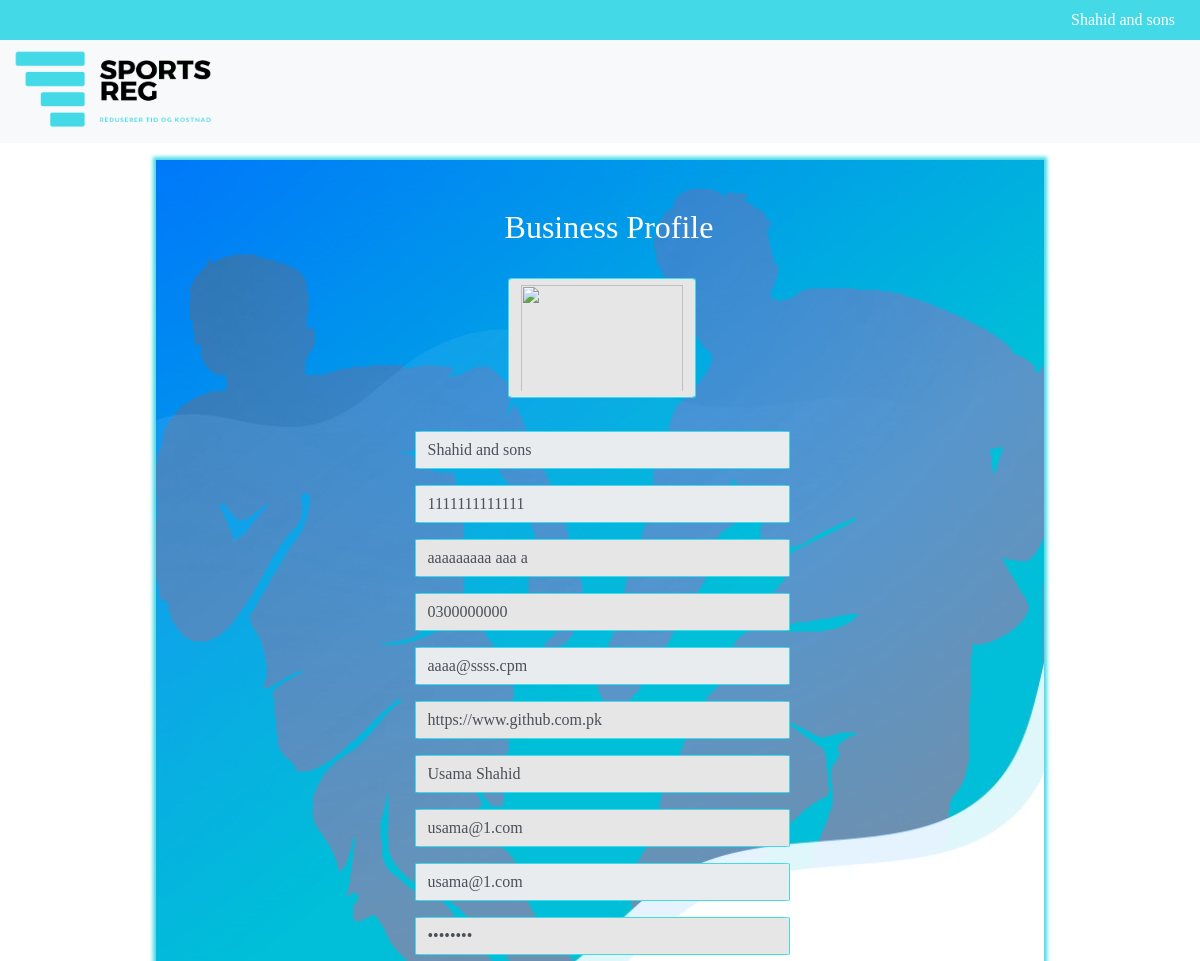
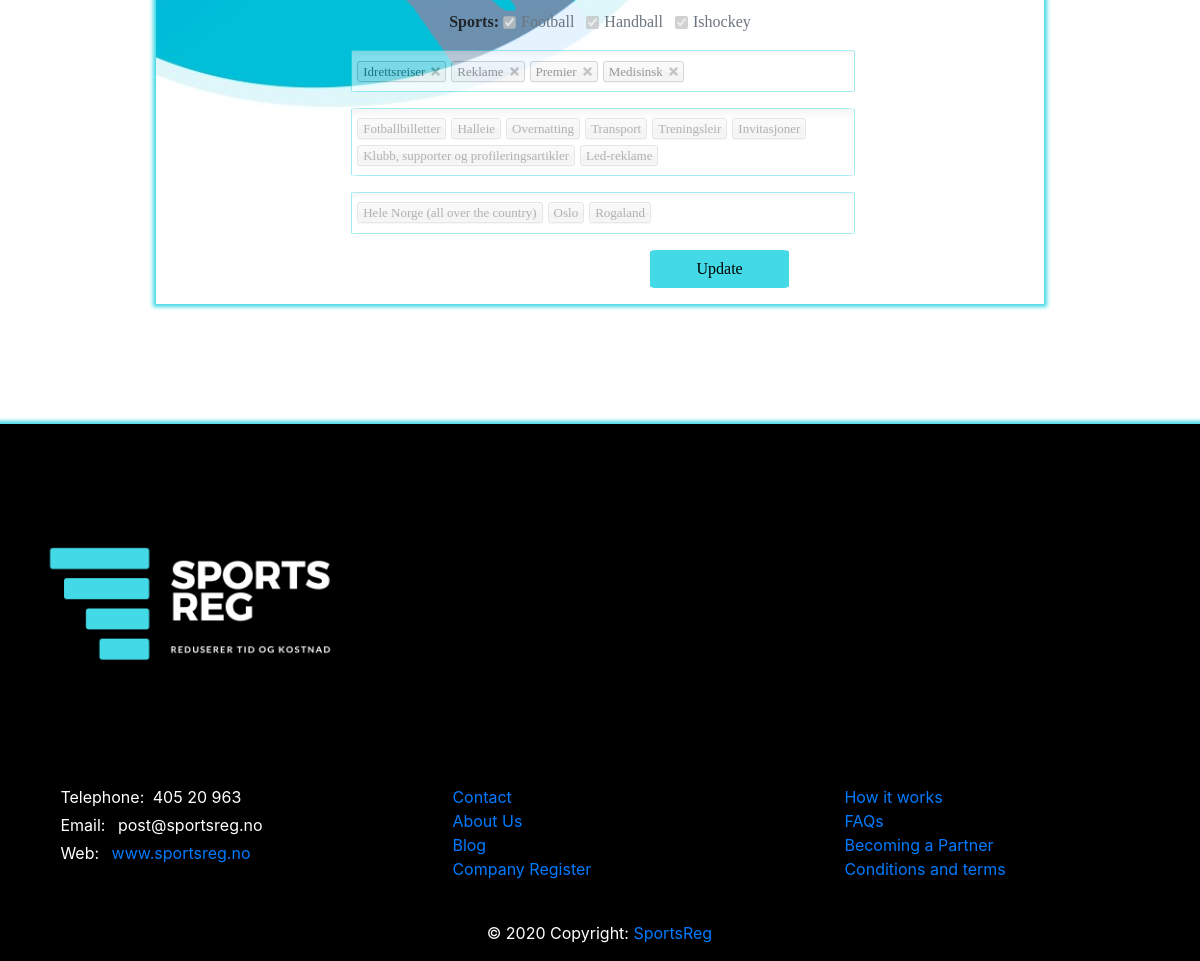
Page /businessprofile.php (signed in) on the committed database (2 pictures, top to bottom).
### tables this page shows
CREATE TABLE `business_categories` (
  `business_category_id` int(11) NOT NULL,
  `business_id` int(11) NOT NULL,
  `category_id` int(11) NOT NULL
);

CREATE TABLE `category` (
  `category_id` int(11) NOT NULL,
  `category_name` varchar(50) NOT NULL
);

CREATE TABLE `business_products` (
  `business_products_id` int(11) NOT NULL,
  `business_id` int(11) NOT NULL,
  `product_id` int(11) NOT NULL,
  `category_id` int(11) NOT NULL
);

CREATE TABLE `products` (
  `product_id` int(11) NOT NULL,
  `category_id` int(11) NOT NULL,
  `product_name` varchar(50) NOT NULL,
  `form_name` varchar(40) NOT NULL DEFAULT 'genericform2.php',
  `sports` varchar(40) NOT NULL DEFAULT 'Football'
);

CREATE TABLE `business_counties` (
  `business_counties_id` int(11) NOT NULL,
  `business_id` int(11) NOT NULL,
  `county_name` varchar(50) NOT NULL
);

### db.php (called while the page is built, shortened)
<?php
    class db extends mysqli {
        private static $instance = null;
        public static function getInstance() {
        if (!self::$instance instanceof self) {
                self::$instance = new self;
        }
            return self::$instance;
        }
        public function get_result($query)
        {
            $result = $this->query($query);
            if ($result->num_rows > 0){
                return $result;
            } else
            return null;
        }
    }
    ?>

### businessprofile.php (the view, shortened to what this page needs)
<!DOCTYPE html>
<html>
<head>
    <link rel="stylesheet" href="https://maxcdn.bootstrapcdn.com/bootstrap/4.0.0/css/bootstrap.min.css">
    <link rel='stylesheet' type='text/css' media='screen' href='./chosen/chosen.css'>
    <link rel='stylesheet' type='text/css' media='screen' href='index.css'>
    <link rel='stylesheet' type='text/css' media='screen' href='regbusiness.css'>
</head>
<body>
<?php
require_once("./homeheader.php");
require_once("./db.php");
$query = "Select * from business_categories where business_id = \"{$_SESSION["userdata"]["business_id"]}\";";
$pdata = (db::getInstance()->get_result($query));
$sportquery = "Select * from business_sports where business_id = \"{$_SESSION["userdata"]["business_id"]}\" and sports_name = \"Football\";";
$footballdata = (db::getInstance()->get_result($sportquery));
$sportquery = "Select * from business_sports where business_id = \"{$_SESSION["userdata"]["business_id"]}\" and sports_name = \"Handball\";";
$handballdata = (db::getInstance()->get_result($sportquery));
$sportquery = "Select * from business_sports where business_id = \"{$_SESSION["userdata"]["business_id"]}\" and sports_name = \"Ishockey\";";
$ishockeydata = (db::getInstance()->get_result($sportquery));
?>
<div class="container" id="regform-container">
    <div class="container pl-5 pr-0" id="outline-register">
        <div class="row mt-5 mb-3 pt-5 pb-2 col-12 d-flex justify-content-center">
            <h2 class="text-white">Business Profile</h2>
        </div>
        <div class="row d-flex col-12 justify-content-center">
            <form class="col-12" method="POST" action="<?php echo $_SERVER['PHP_SELF']; ?>">
                <div class="form-group row d-flex col-12 justify-content-center">
                    <img class=" reginput-border form-control ml-3 col-4 col-md-3" height="120" width="120" src="./uploads/<?php echo($_SESSION["userdata"]["logo_name"]) ;?>">
                </div>
                <div class="form-group row d-flex col-12 justify-content-center">
                </div>
                <div class="form-group row d-flex col-12 justify-content-center">
                    <input type="text" class=" reginput-border form-control ml-3 col-11 col-md-6" value="<?php echo($_SESSION["userdata"]["business_name"]) ;?>" name="bname" id="bname" placeholder="Business Name" disabled required>
                </div>
                <div class="form-group row d-flex col-12 justify-content-center">
                <input type="text" class=" reginput-border form-control ml-3 col-11 col-md-6" value="<?php echo($_SESSION["userdata"]["vat"]) ;?>" name="vat" id="vat" placeholder="VAT number" disabled required>
                </div>
                <div class="form-group row d-flex col-12 justify-content-center">
                <input type="text" class=" reginput-border form-control ml-3 col-11 col-md-6" value="<?php echo($_SESSION["userdata"]["address"]) ;?>" name="address" id="address" placeholder="Adresse" required>
                </div>
                <div class="form-group row d-flex col-12 justify-content-center">
                <input type="tel" class=" reginput-border form-control ml-3 col-11 col-md-6" value="<?php echo($_SESSION["userdata"]["telephone"]) ;?>" name="btelephone" id="btelephone" placeholder="Telephone" required>
                </div>
                <div class="form-group row d-flex col-12 justify-content-center">
                <input type="email" class=" reginput-border form-control ml-3 col-11 col-md-6" value="<?php echo($_SESSION["userdata"]["business_email"]) ;?>" name="bemail" id="bemail" placeholder="Email (business contact email)" disabled required>
                </div>
                <div class="form-group row d-flex col-12 justify-content-center">
                <input type="url" class=" reginput-border form-control ml-3 col-11 col-md-6" value="<?php echo($_SESSION["userdata"]["website"]) ;?>" name="website" id="website" placeholder="Website (http://www.website.com)" required>
                </div>
                <div class="form-group row d-flex col-12 justify-content-center">
                <input type="text" class=" reginput-border form-control ml-3 col-11 col-md-6" value="<?php echo($_SESSION["userdata"]["contact_person"]) ;?>" name="bperson" id="bperson" placeholder="Contact person" required>
                </div>
                <div class="form-group row d-flex col-12 justify-content-center">
                <input type="email" class=" reginput-border form-control ml-3 col-11 col-md-6" value="<?php echo($_SESSION["userdata"]["contact_email"]) ;?>" name="contactemail" id="contactemail" placeholder="Email (contact person)" required>
                </div>
                <div class="form-group row d-flex col-12 justify-content-center">
                <input type="email" class=" reginput-border form-control ml-3 col-11 col-md-6" value="<?php echo($_SESSION["userdata"]["email"]) ;?>"  id="useremail" placeholder="Email (Username)" disabled required>
                </div>
                <div class="form-group row d-flex col-12 justify-content-center">
                <input type="password" class=" reginput-border form-control ml-3 col-11 col-md-6" value="<?php echo($_SESSION["userdata"]["password"]) ;?>" name="password" id="password" placeholder="Password" required>
                </div>
                <div class="form-group row d-flex col-12 justify-content-center">
                    <label class="form-check-label ml-4"><b>Sports: </b></label>
                    <div class="form-check ml-1 form-check-inline">
                        <input class="form-check-input" type="checkbox" id="inlineCheckbox1" value="Football" disabled <?php if ($footballdata){echo("checked");} ;?>>
                        <label class="form-check-label" for="inlineCheckbox1">Football</label>
                        </div>
                        <div class="form-check form-check-inline">
                        <input class="form-check-input" type="checkbox" id="inlineCheckbox2" value="Handball" disabled <?php if ($handballdata){echo("checked");} ;?>>
                        <label class="form-check-label" for="inlineCheckbox2"> Handball</label>
                        </div>
                        <div class="form-check form-check-inline">
                        <input class="form-check-input" type="checkbox" id="inlineCheckbox3" value="Ishockey" disabled <?php if ($ishockeydata){echo("checked");} ;?>>
                        <label class="form-check-label" for="inlineCheckbox3">Ishockey</label>
                    </div>
                </div>
                <div class="form-group row d-flex col-12 justify-content-center">
                    <select data-placeholder="Choose Categories" id="category" multiple class="chosen" disabled>
                    <?php
                        while($row = mysqli_fetch_assoc($pdata))
                        {
                            $query = "Select * from category where category_id = \"{$row['category_id']}\";";
                            $categorydata = (db::getInstance()->get_result($query));
                            if ($categorydata) {
                                $row1 = mysqli_fetch_assoc($categorydata);
                                echo("<option value = \"{$row['category_id']}\"  selected>{$row1['category_name']}</option>");
                                }
                        }
                        ?>
                  </select>
                </div>
                <div class="form-group row d-flex col-12 justify-content-center">
                    <select data-placeholder="Choose Products/Services" id= "prod"  multiple class="chosen" disabled>
                    <?php
                        $query = "Select * from business_products where business_id = \"{$_SESSION["userdata"]["business_id"]}\";";
                        $pdata = (db::getInstance()->get_result($query));
                        while($row = mysqli_fetch_assoc($pdata))
                        {
                            $query = "Select * from products where product_id = \"{$row['product_id']}\";";
                            $categorydata = (db::getInstance()->get_result($query));
                            if ($categorydata) {
                                $row1 = mysqli_fetch_assoc($categorydata);
                                echo("<option value = \"{$row['product_id']}\"disabled selected>{$row1['product_name']}</option>");
                                }
                        }
                        ?>
                    </select>
                </div>
                <div class="form-group row d-flex col-12 justify-content-center">
                    <select data-placeholder="Choose Counties" multiple class="chosen" disabled>
                    <?php
                        $query = "Select * from business_counties where business_id = \"{$_SESSION["userdata"]["business_id"]}\";";
                        $pdata = (db::getInstance()->get_result($query));
                        while($row = mysqli_fetch_assoc($pdata))
                        {
                            echo("<option value = \"{$row['business_counties_id']}\" disabled selected>{$row['county_name']}</option>");
                        }
                        ?>
                    </select>
                </div>
                <div class="form-group row d-flex col-9 justify-content-end">
                <button type="submit" id = "regsub-btn" name="regsub-btn" class="row col-8 col-md-3 btn btn-default">Update</button>
                </div>
            </form>
        </div>
    </div>
</div>
<?php
require_once("./footer.php");
?>
</body>
</html>

### index.css (style rules this page uses)
body { overflow-x: hidden; overflow-y: scroll; }
select { width: 14rem !important; border-color: #44D9E6 !important; border-width: 2% !important; border-style: solid !important; }
@media only screen and (min-width: 950px) { select { margin-left: 18px; width: 29rem !important; } }

### regbusiness.css (style rules this page uses)
#outline-register { box-shadow: 0 0 3pt 2pt #44D9E6; background-image: url("./img/header-background.57976c20d010be0d10c2.jpg"),url(./img/footballers.png); background-size: cover; background-blend-mode:luminosity; width: 80%; font-family: Georgia, serif; }
#regform-container { margin-top: 160px; margin-bottom: 10%; }
.reginput-border { border-radius: 2%; border-color: #44D9E6; background-color: #E7E6E6; }
#regsub-btn { border-radius: 5%; border-color: #44D9E6; background-color: #44D9E6; }

### rows in the picture
business_categories: category.category_name "Idrettsreiser"
business_categories: category.category_name "Reklame"
business_categories: category.category_name "Premier"
business_categories: category.category_name "Medisinsk"
business_products: product.product_name "Fotballbilletter"
business_products: product.product_name "Halleie"
business_products: product.product_name "Overnatting"
business_products: product.product_name "Transport"
business_products: product.product_name "Treningsleir"
business_products: product.product_name "Invitasjoner"
business_products: product.product_name "Klubb, supporter og profileringsartikler"
business_products: product.product_name "Led-reklame"
business_counties: county_name "Hele Norge (all over the country)"
business_counties: county_name "Oslo"
business_counties: county_name "Rogaland"

### other values in the picture
$_SESSION["username"] "Shahid and sons"
